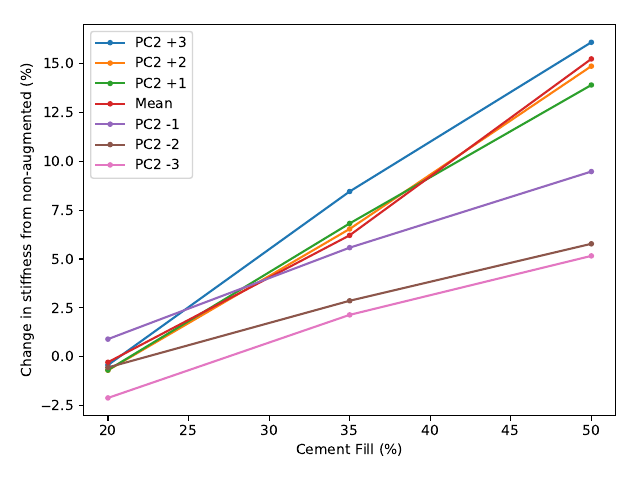

Python code for this plot:
"""Plots a boxplot from csv data."""
import pandas as pd
import numpy as np
import matplotlib
import matplotlib.pyplot as plt


if __name__ == "__main__":

    fig, ax = plt.subplots(1, 1)

    #matplotlib.style.use("ggplot")
    matplotlib.rcParams.update({'font.size': 14})
    df = pd.read_csv(
        'percent_fill_pc2.csv',
        header=0,
        sep=',')
    #df2 = pd.read_csv(
    #    'M:\Git_Repos\pythonPlotting\Aug_best.csv',
    #    header=0,
    #    sep=',')
    print(df)
    PC23=df['PC2 +3 ']
    PC22=df['PC2 +2 ']
    PC21=df['PC2 +1 ']
    PC2m=df['Mean ']
    PC2_1=df['PC2 -1 ']
    PC2_2=df['PC2 -2 ']
    PC2_3=df['PC2 -3 ']
    x=df['Specimen']
    plt.plot(x,PC23, label='PC2 +3', marker='.')
    plt.plot(x,PC22, label='PC2 +2', marker='.')
    plt.plot(x,PC21, label='PC2 +1', marker='.')
    plt.plot(x,PC2m, label='Mean', marker='.')
    plt.plot(x,PC2_1, label='PC2 -1', marker='.')
    plt.plot(x,PC2_2, label='PC2 -2', marker='.')
    plt.plot(x,PC2_3, label='PC2 -3', marker='.')
    plt.ylabel('Change in stiffness from non-augmented (%)')
    plt.xlabel('Cement Fill (%)')

    # plt.legend()
    # plt.plot(ax)
    #ax.grid()
    #ax.set_axisbelow(True)
    plt.legend(fontsize=10)

    plt.tight_layout()
    #plt.show()
    plt.savefig('pca_percent_fill_pc2.pdf', dpi=320, facecolor='w', edgecolor='w',
        orientation='landscape', papertype=None, format=None,
        transparent=False, bbox_inches=None, pad_inches=1,
        frameon=None)

